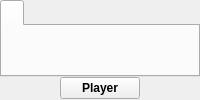
      <widget class="QWidget" name="tabSidebarPlayer">
       <attribute name="icon">
        <iconset resource="screencast.qrc">
         <normaloff>:/pictures/player/player-sidebar.png</normaloff>:/pictures/player/player-sidebar.png</iconset>
       </attribute>
       <attribute name="title">
        <string notr="true"/>
       </attribute>
       <attribute name="toolTip">
        <string>Player</string>
       </attribute>
       <layout class="QVBoxLayout" name="verticalLayoutTabSidebarPlayer">
        <property name="spacing">
         <number>0</number>
        </property>
        <property name="leftMargin">
         <number>0</number>
        </property>
        <property name="topMargin">
         <number>0</number>
        </property>
        <property name="rightMargin">
         <number>0</number>
        </property>
        <property name="bottomMargin">
         <number>1</number>
        </property>
        <item>
         <widget class="QTabWidget" name="tabWidgetPlayer">
          <property name="currentIndex">
           <number>0</number>
          </property>
          <property name="iconSize">
           <size>
            <width>48</width>
            <height>48</height>
           </size>
          </property>
          <widget class="QWidget" name="tab_2">
           <attribute name="icon">
            <iconset resource="screencast.qrc">
             <normaloff>:/pictures/player/player.png</normaloff>:/pictures/player/player.png</iconset>
           </attribute>
           <attribute name="title">
            <string notr="true"/>
           </attribute>
          </widget>
         </widget>
        </item>
        <item>
         <layout class="QHBoxLayout" name="horizontalLayout_68">
          <item>
           <spacer name="horizontalSpacer_50">
            <property name="orientation">
             <enum>Qt::Orientation::Horizontal</enum>
            </property>
            <property name="sizeHint" stdset="0">
             <size>
              <width>40</width>
              <height>20</height>
             </size>
            </property>
           </spacer>
          </item>
          <item>
           <widget class="QPushButton" name="pushButtonPlayer">
            <property name="font">
             <font>
              <bold>true</bold>
             </font>
            </property>
            <property name="text">
             <string>Player</string>
            </property>
           </widget>
          </item>
          <item>
           <spacer name="horizontalSpacer_54">
            <property name="orientation">
             <enum>Qt::Orientation::Horizontal</enum>
            </property>
            <property name="sizeHint" stdset="0">
             <size>
              <width>40</width>
              <height>20</height>
             </size>
            </property>
           </spacer>
          </item>
         </layout>
        </item>
       </layout>
      </widget>
